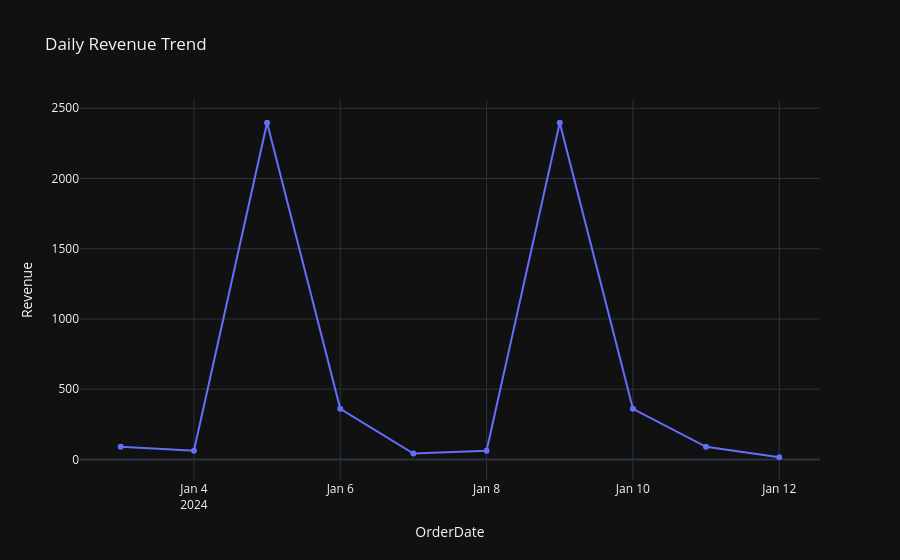

The cell this chart's notebook holds for it:
### Code cell
fig_daily = px.line(
    df.groupby("OrderDate")["Revenue"].sum().reset_index(),
    x="OrderDate", y="Revenue",
    title="Daily Revenue Trend",
    markers=True,
    template="plotly_dark"
)
fig_daily.show()

### Figure 1 — Plotly figure (JSON) as saved in the notebook; plotly's stock layout.template omitted (floating-point values rounded to 4 significant figures)
{"data": [{"hovertemplate": "OrderDate=%{x}<br>Revenue=%{y}<extra></extra>", "legendgroup": "", "line": {"color": "#636efa", "dash": "solid"}, "marker": {"symbol": "circle"}, "mode": "lines+markers", "name": "", "orientation": "v", "showlegend": false, "type": "scatter", "x": ["2024-01-03", "2024-01-04", "2024-01-05", "2024-01-06", "2024-01-07", "2024-01-08", "2024-01-09", "2024-01-10", "2024-01-11", "2024-01-12"], "xaxis": "x", "y": [89.97, 62.0, 2397.0, 360.0, 41.93, 62.0, 2397.0, 360.0, 89.97, 15.5], "yaxis": "y"}], "layout": {"legend": {"tracegroupgap": 0}, "title": {"text": "Daily Revenue Trend"}, "xaxis": {"anchor": "y", "domain": [0, 1], "title": {"text": "OrderDate"}}, "yaxis": {"anchor": "x", "domain": [0, 1], "title": {"text": "Revenue"}}}}
